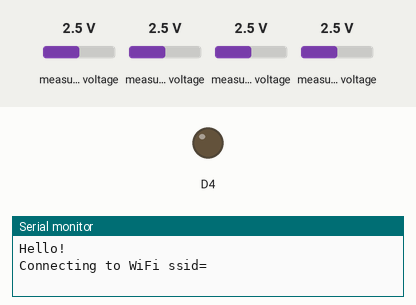
Recording of a sketch running on a simulated ESP8266 (NodeMCU). On the bench: output pins drawn as LEDs (lit = HIGH), the last lines printed to the serial monitor. Inputs (shaded band) come from the test bench; at power-on: measured voltage 2.5 V. WiFi joins after 1.5 s; servers stay silent unless stated; no MQTT or app messages arrive unless stated; not simulated (calls return 0 or success): secret.h. At 6.3 s the program puts the board to deep sleep or switches it off; the recording ends there.

Above: at 0.1 s.
At 2.1 s:
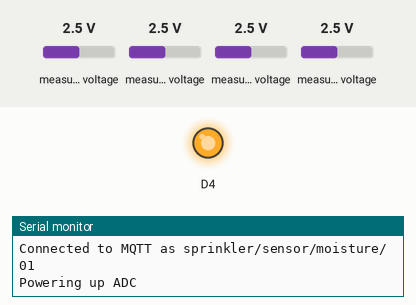
Timing chart, 0 to 6.3 s (numbered marks = the images above):
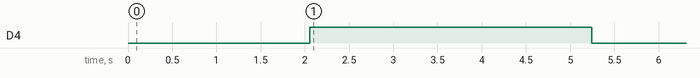

Measured:
- by itself, D4: LOW → HIGH at 2.1 s, → LOW 3.2 s later

The sketch:

main.ino
```cpp
// You need to create a secret.h file with your WiFi credentials.
#include "secret.h"
// #define WIFI_SSID "myssid"
// #define WIFI_PASSWORD "*********"
// Set password to "" for open networks.


//#include <Wire.h>
#include <Adafruit_ADS1015.h>

#include <ESP8266WiFi.h>
#include <PubSubClient.h>
#include <ArduinoJson.h>

// hardware fixed pins
// WakeUp on Timer: D0=RST
// SCL=GPIO4=D1
// SDA=GPIO5=D2

Adafruit_ADS1115 ads1115(0x48);

const char* mqttServer = "192.168.10.1";
const int mqttPort = 1883;
const char* clientId = "sprinkler/sensor/moisture/01";
//const char* mqttUser = "YourMqttUser";
//const char* mqttPassword = "YourMqttUserPassword";

WiFiClient espClient;
PubSubClient client(espClient);

void bubbleSort(int16_t a[], int size) {
  for(int i=0; i<(size-1); i++) {
    for(int o=0; o<(size-(i+1)); o++) {
      if(a[o] > a[o+1]) {
        int16_t t = a[o];
        a[o] = a[o+1];
        a[o+1] = t;
      }
    }
  }
}

void setup(void)
{
  unsigned long now = millis();
  unsigned long period;
  Serial.begin(9600);
  Serial.println("Hello!");

  Serial.print("Connecting to WiFi ssid=");
  Serial.println(WIFI_SSID);
  WiFi.begin(WIFI_SSID, WIFI_PASSWORD);
  int count = 0;
  while (WiFi.status() != WL_CONNECTED) {
    delay(1000);
    Serial.print(".");
    count += 1;
    if (count > 20) {
      Serial.println("");
      Serial.println("Give up trying to connect. Going to deepSleep for 1 minutes");
      period = millis() - now;
      ESP.deepSleep(1 * 60 * 1000000 - period*1000); // deepSleep time is defined in microseconds.
    }
  }
  Serial.print("Connected to the WiFi with IP=");
  Serial.println(WiFi.localIP());

  client.setServer(mqttServer, mqttPort);
  Serial.println("Connecting to MQTT");
  count = 0;
  while (!client.connected()) {
    if (client.connect(clientId)) { //, mqttUser, mqttPassword )) {
      Serial.print("Connected to MQTT as ");
      Serial.println(clientId);
    } else {
      Serial.print("failed with state ");
      Serial.println(client.state());
      count += 1;
      if (count > 3) {
        Serial.println("");
        Serial.println("Give up trying to connect. Going to deepSleep for 5 minutes");
        period = millis() - now;
        ESP.deepSleep(5 * 60 * 1000000 - period*1000); // deepSleep time is defined in microseconds.
      }
      delay(2000);
    }
  }

  // Power-up the ADC and sensors = D4
  pinMode (D4, OUTPUT);
  digitalWrite(D4, HIGH);
  Serial.println("Powering up ADC");
  delay(500);

  Serial.println("Getting single-ended readings from AIN0..3");
  ads1115.setGain(GAIN_ONE);
  Serial.println("ADC Range: +/-4.096V");
  ads1115.begin();

  // Make 5 readings and take median
  int16_t adc0[5], adc1[5], adc2[5], adc3[5];
  for (count = 0; count < 5; count++) {
    delay(500); // First, wait sensor initialisation
    adc0[count] = ads1115.readADC_SingleEnded(0);
    adc1[count] = ads1115.readADC_SingleEnded(1);
    adc2[count] = ads1115.readADC_SingleEnded(2);
    adc3[count] = ads1115.readADC_SingleEnded(3);
  }

  // Power down ADC and sensors
  digitalWrite(D4, LOW);

  // Sort to find median
  Serial.println("Sorting");
  bubbleSort(adc0, 5);
  bubbleSort(adc1, 5);
  bubbleSort(adc2, 5);
  bubbleSort(adc3, 5);

  Serial.println("Computing percentage");
  short adc0pc, adc1pc, adc2pc, adc3pc;

  adc0pc = (short) (27000 - adc0[2]) / 270;
  adc1pc = (short) (27000 - adc1[2]) / 270;
  adc2pc = (short) (27000 - adc2[2]) / 270;
  adc3pc = (short) (27000 - adc3[2]) / 270;

  float volt = 0;//(float) adc1 / 5424;

  Serial.print("AIN0: "); Serial.print(adc0[2]); Serial.print(" %"); Serial.println(adc0pc);
  Serial.print("AIN1: "); Serial.print(adc1[2]); Serial.print(" %"); Serial.println(adc1pc);
  Serial.print("AIN2: "); Serial.print(adc2[2]); Serial.print(" %"); Serial.println(adc2pc);
  Serial.print("AIN3: "); Serial.print(adc3[2]); Serial.print(" %"); Serial.println(adc3pc);
  //Serial.print("AIN1: "); Serial.print(adc1); Serial.print(" "); Serial.print(volt); Serial.println("Volts");
  Serial.println(" ");

  Serial.print("Publishing values...");
  StaticJsonDocument<300> msg;
  msg["moisture01"] = adc0pc;
  msg["moisture02"] = adc1pc;
  msg["moisture03"] = adc2pc;
  msg["moisture04"] = adc3pc;
  //msg["battery"] = volt;
  char JSONmessageBuffer[200];
  serializeJson(msg, JSONmessageBuffer);

  if (client.publish(clientId, JSONmessageBuffer, true)) {
    Serial.println(" done");
  } else {
    Serial.println(" error");
  }

  client.disconnect();

  delay(1000);
  Serial.println("Going to deepSleep");
  period = millis() - now;
  ESP.deepSleep(1 * 60 * 1000000 - period*1000); // deepSleep time is defined in microseconds.
}

void loop(void)
{
}
```
